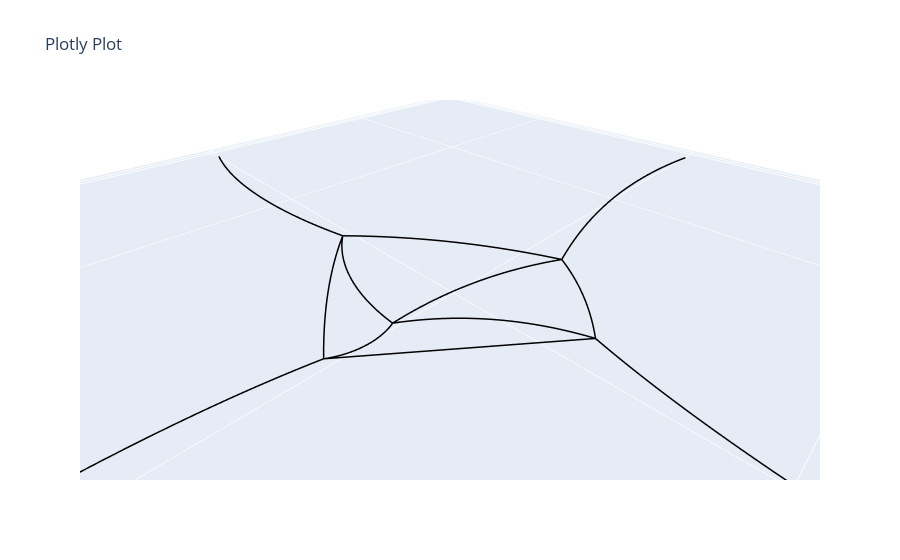

The notebook cell saved with this chart:
### Markdown cell above
Flipping edge 2, 6, and 12 would make the network smoother

### Code cell
# net.flip_curve(2, n = 100)          # Flip the curvature of one edge
net.flip_curves([2, 6], n = 100)       # Flip the curvature of multiple edges

net.net_plot(color=True, plot_type='arcs')

### Figure 1 — Plotly figure (JSON) as saved in the notebook; plotly's stock layout.template omitted (floating-point values rounded to 4 significant figures; data arrays with more than 128 entries replaced by an {"elided": "..."} marker saying what was removed)
{"data": [{"line": {"color": "black", "width": 3}, "mode": "lines", "type": "scatter3d", "x": {"elided": "1212 float values"}, "y": {"elided": "1212 float values"}, "z": {"elided": "1212 int values"}}], "layout": {"scene": {"aspectmode": "data"}, "title": {"text": "Plotly Plot"}}}
